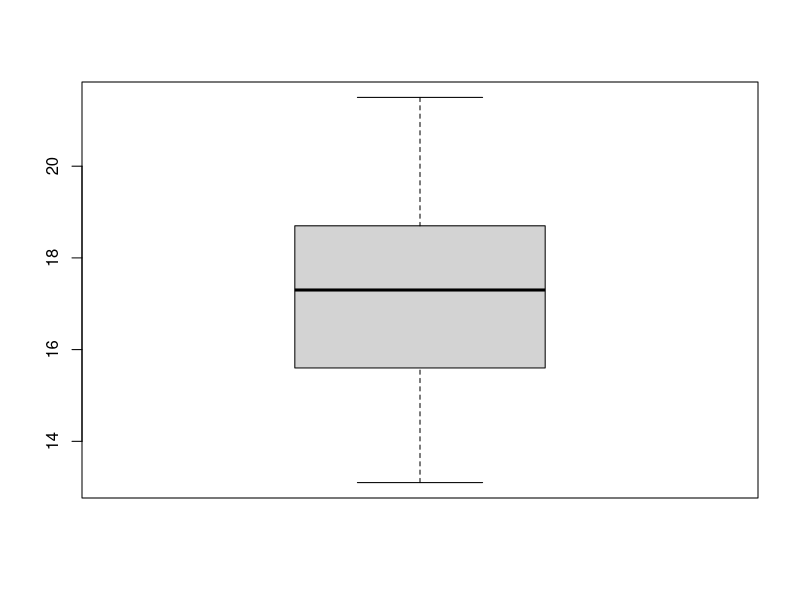
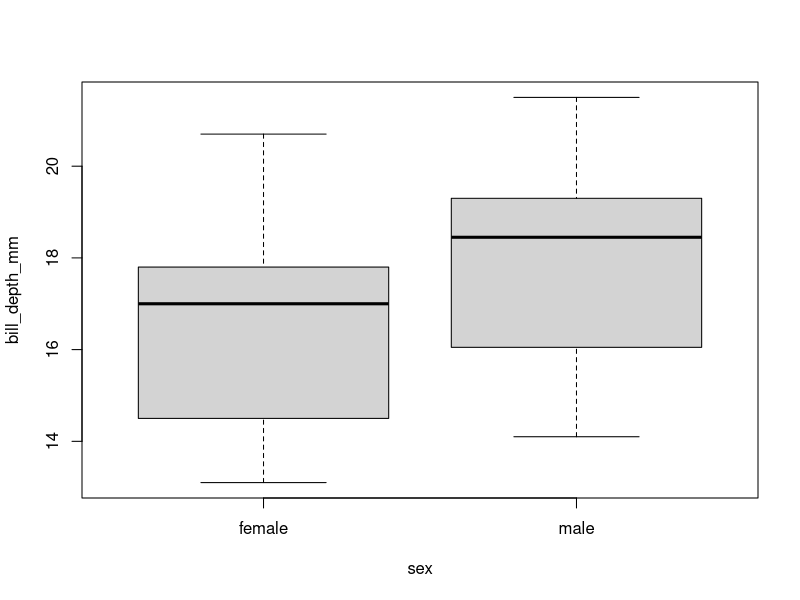
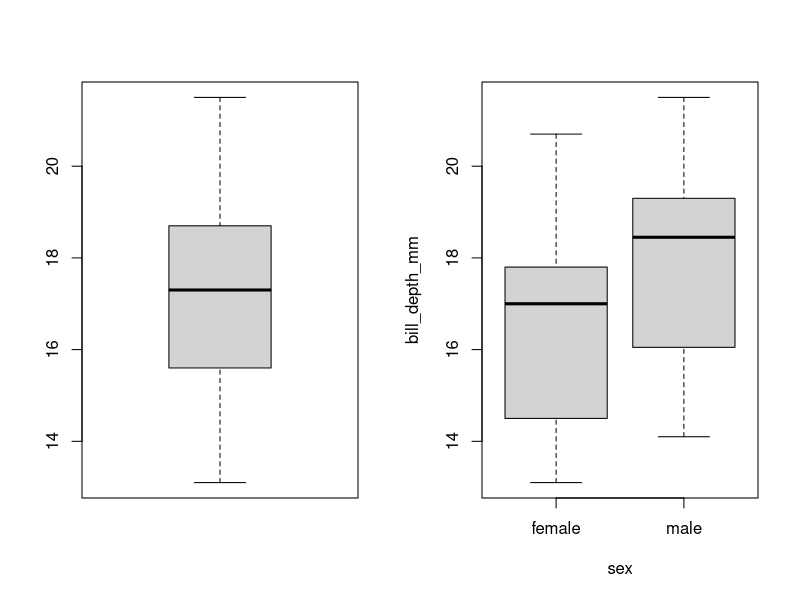
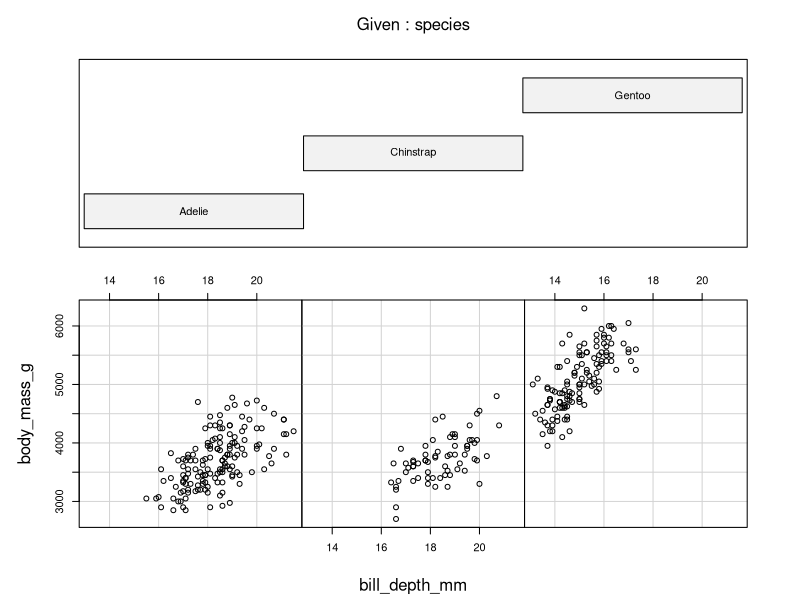
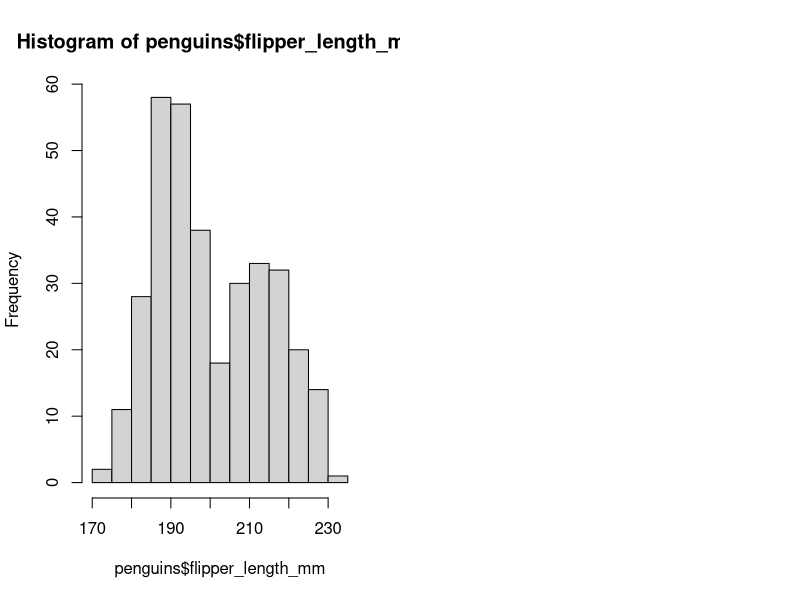
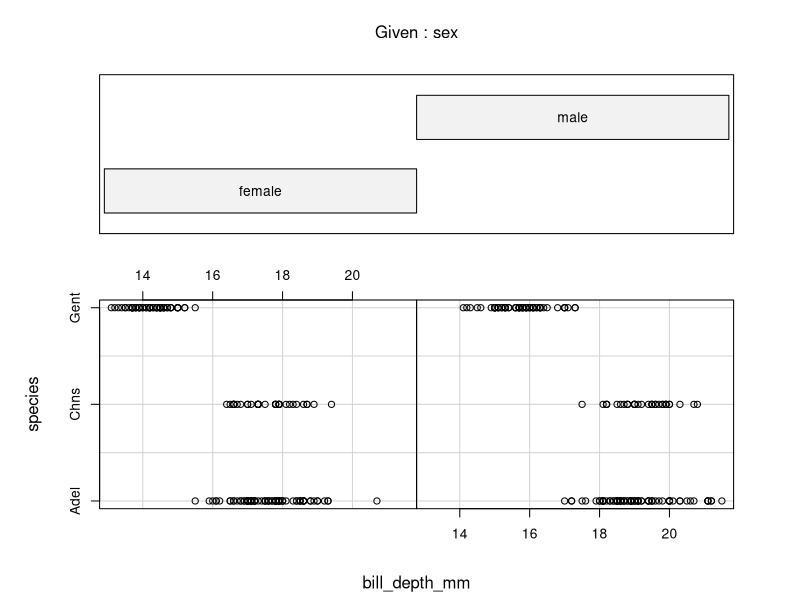
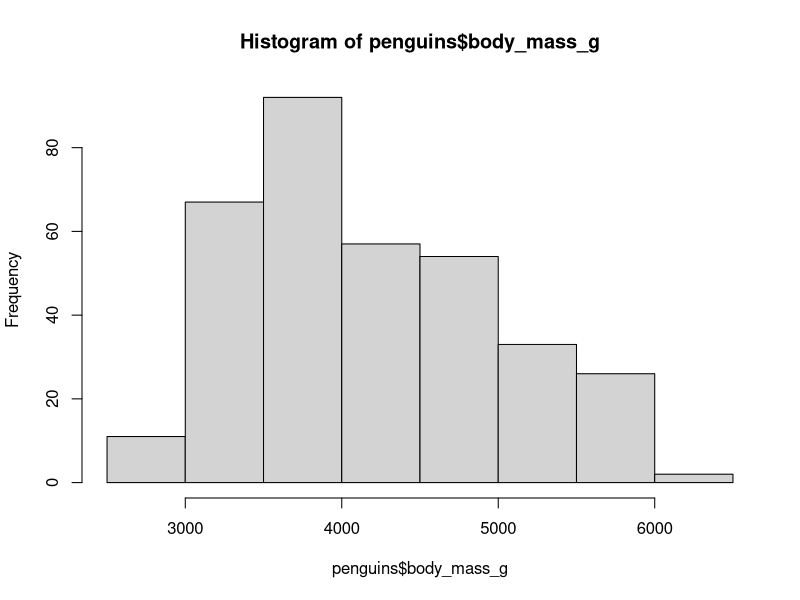

Reproduce these figures in R, in order.
install.packages("palmerpenguins")
install.packages("here")

require(palmerpenguins)
require(here)

penguins = data.frame(penguins)

mean(penguins$body_mass_g, na.rm=TRUE)
summary(penguins)

boxplot(penguins$bill_depth_mm)
boxplot(bill_depth_mm ~ sex, data = penguins)

par(mfrow = c(1, 2))
boxplot(penguins$bill_depth_mm)
boxplot(bill_depth_mm ~ sex, data = penguins)

coplot(body_mass_g ~ bill_depth_mm | species, data = penguins, rows = 1,)

require(here)
png(filename = here("basic_histogram.png"), width = 800, height = 600)
hist(penguins$body_mass_g)
dev.off()

hist(penguins$flipper_length_mm)
coplot(species ~ bill_depth_mm | sex, data= penguins)
